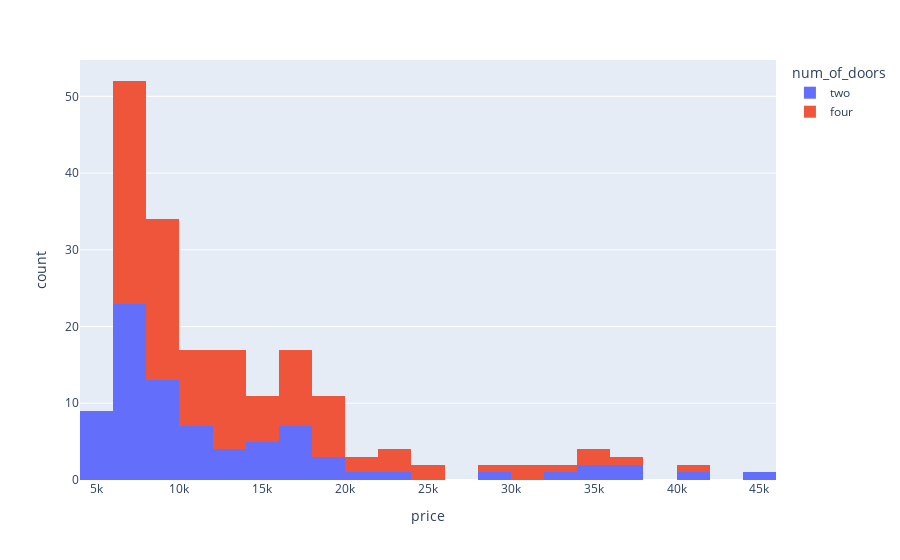

Here is the notebook cell this chart was saved with:
### Markdown cell above
### price with num_of_doors

### Code cell
fig = px.histogram(df, x="price", nbins=30, color='num_of_doors')
fig.show()

### Figure 1 — Plotly figure (JSON) as saved in the notebook; plotly's stock layout.template omitted (floating-point values rounded to 4 significant figures)
{"data": [{"alignmentgroup": "True", "bingroup": "x", "hovertemplate": "num_of_doors=two<br>price=%{x}<br>count=%{y}<extra></extra>", "legendgroup": "two", "marker": {"color": "#636efa", "pattern": {"shape": ""}}, "name": "two", "nbinsx": 30, "offsetgroup": "two", "orientation": "v", "showlegend": true, "type": "histogram", "x": [13495, 16500, 16500, 15250, 16430, 20970, 41315, 5151, 6295, 5572, 6377, 7957, 12964, 6479, 6855, 5399, 6529, 7129, 7895, 9095, 10345, 11048, 36000, 5195, 6095, 6795, 8845, 10595, 28176, 35056, 45400, 16503, 5389, 6189, 6669, 7689, 9959, 8499, 12629, 14869, 14489, 5499, 7099, 6649, 7299, 7799, 8249, 17199, 19699, 18399, 5572, 7957, 12764, 22018, 32528, 34028, 37028, 11850, 15040, 18150, 5118, 7053, 7603, 5348, 6338, 8058, 8238, 9298, 9538, 8449, 9639, 9989, 11199, 11549, 17669, 16558, 15998, 7775, 7975, 11595, 9980], "xaxis": "x", "yaxis": "y"}, {"alignmentgroup": "True", "bingroup": "x", "hovertemplate": "num_of_doors=four<br>price=%{x}<br>count=%{y}<extra></extra>", "legendgroup": "four", "marker": {"color": "#EF553B", "pattern": {"shape": ""}}, "name": "four", "nbinsx": 30, "offsetgroup": "four", "orientation": "v", "showlegend": true, "type": "histogram", "x": [13950, 17450, 17710, 18920, 23875, 16925, 21105, 24565, 30760, 36880, 6575, 6229, 6692, 7609, 8921, 7295, 7295, 8845, 10295, 12945, 6785, 32250, 35550, 6695, 7395, 8495, 10245, 11245, 18280, 18344, 25552, 28248, 31600, 34184, 40960, 6989, 8189, 9279, 9279, 6849, 7349, 7499, 7999, 8949, 9549, 13499, 14399, 13499, 11900, 13200, 12440, 13860, 15580, 16900, 16695, 17075, 16630, 17950, 18150, 6229, 6692, 7609, 8921, 12170, 15510, 18620, 7126, 7775, 9960, 9233, 11259, 7463, 10198, 8013, 11694, 6488, 6918, 7898, 8778, 6938, 7198, 7898, 7788, 7738, 8358, 9258, 8948, 10698, 9988, 10898, 11248, 15690, 15750, 7995, 8195, 8495, 9495, 9995, 13295, 13845, 12290, 12940, 13415, 15985, 16515, 18420, 18950, 16845, 19045, 21485, 22470, 22625], "xaxis": "x", "yaxis": "y"}], "layout": {"autosize": true, "barmode": "relative", "legend": {"title": {"text": "num_of_doors"}, "tracegroupgap": 0}, "margin": {"t": 60}, "xaxis": {"anchor": "y", "autorange": true, "domain": [0, 1], "range": [4000.0, 46000.0], "title": {"text": "price"}, "type": "linear"}, "yaxis": {"anchor": "x", "autorange": true, "domain": [0, 1], "range": [0, 54.74], "title": {"text": "count"}}}}
